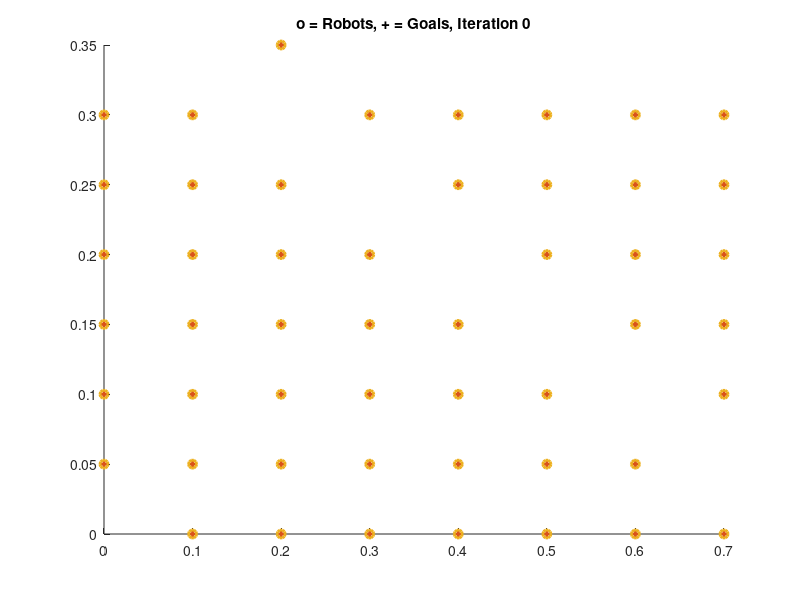

This figure's MATLAB source: (Note: this script raises an error after producing the figure.)
function [Px, Py] = LloydsAlgorithm(Px,Py, crs, numIterations, showPlot)
% LLOYDSALGORITHM runs Lloyd's algorithm on the particles at xy positions 
% (Px,Py) within the boundary polygon crs for numIterations iterations
% showPlot = true will display the results graphically.  
% 
% Lloyd's algorithm starts with an initial distribution of samples or
% points and consists of repeatedly executing one relaxation step:
%   1.  The Voronoi diagram of all the points is computed.
%   2.  Each cell of the Voronoi diagram is integrated and the centroid is computed.
%   3.  Each point is then moved to the centroid of its Voronoi cell.
%
% Inspired by http://www.mathworks.com/matlabcentral/fileexchange/34428-voronoilimit
% Requires the Polybool function of the mapping toolbox to run.
%
% Run with no input to see example.  To initialize a square with 50 robots 
% in left middle, run:
%lloydsAlgorithm(0.01*rand(50,1),zeros(50,1)+1/2, [0,0;0,1;1,1;1,0], 200, true)
%
% Made by: Aaron Becker, atbecker@uh.edu
close all
format compact

% initialize random generator in repeatable fashion
sd = 20;
rng(sd)



if nargin < 1   % demo mode
    showPlot = true;
    numIterations  = 200;
    xrange = 10;  %region size
    yrange = 5;
    n = 50; %number of robots  (changing the number of robots is interesting)

% Generate and Place  n stationary robots
    Px = 0.01*mod(1:n,ceil(sqrt(n)))'*xrange; %start the robots in a small grid
    Py = 0.01*floor((1:n)/sqrt(n))'*yrange;
    
%     Px = 0.1*rand(n,1)*xrange; % place n  robots randomly
%     Py = 0.1*rand(n,1)*yrange;
    
    crs = [ 0, 0;    
        0, yrange;
        1/3*xrange, yrange;  % a world with a narrow passage
        1/3*xrange, 1/4*yrange;
        2/3*xrange, 1/4*yrange;
        2/3*xrange, yrange;
        xrange, yrange;
        xrange, 0];
    
    for i = 1:numel(Px)  
        while ~inpolygon(Px(i),Py(i),crs(:,1),crs(:,2))% ensure robots are inside the boundary
            Px(i) = rand(1,1)*xrange; 
            Py(i) = rand(1,1)*yrange;
        end
    end
else
    xrange = max(crs(:,1));
    yrange = max(crs(:,2));
    n = numel(Px); %number of robots  
end


%%%%%%%%%%%%%%%%%%%%%%%% VISUALIZATION %%%%%%%%%%%%%%%%%%%%%%%%%%%%%%%%%%%%
if showPlot
    verCellHandle = zeros(n,1);
    cellColors = cool(n);
    for i = 1:numel(Px) % color according to
        verCellHandle(i)  = patch(Px(i),Py(i),cellColors(i,:)); % use color i  -- no robot assigned yet
        hold on
    end
    pathHandle = zeros(n,1);    
    %numHandle = zeros(n,1);    
    for i = 1:numel(Px) % color according to
        pathHandle(i)  = plot(Px(i),Py(i),'-','color',cellColors(i,:)*.8);
    %    numHandle(i) = text(Px(i),Py(i),num2str(i));
    end
    goalHandle = plot(Px,Py,'+','linewidth',2);
    currHandle = plot(Px,Py,'o','linewidth',2);
    titleHandle = title(['o = Robots, + = Goals, Iteration ', num2str(0)]);
end
%%%%%%%%%%%%%%%%%%%%%%%% END VISUALIZATION %%%%%%%%%%%%%%%%%%%%%%%%%%%%%%%%

% Iteratively Apply LLYOD's Algorithm
for counter = 1:numIterations

    %[v,c]=VoronoiLimit(Px,Py, crs, false);
    [v,c]=VoronoiBounded(Px,Py, crs);
    
    if showPlot
        set(currHandle,'XData',Px,'YData',Py);%plot current position
        for i = 1:numel(Px) % color according to
            xD = [get(pathHandle(i),'XData'),Px(i)];
            yD = [get(pathHandle(i),'YData'),Py(i)];
            set(pathHandle(i),'XData',xD,'YData',yD);%plot path position
     %       set(numHandle(i),'Position',[ Px(i),Py(i)]);
        end 
    end
    
    for i = 1:numel(c) %calculate the centroid of each cell
        [cx,cy] = PolyCentroid(v(c{i},1),v(c{i},2));
        cx = min(xrange,max(0, cx));
        cy = min(yrange,max(0, cy));
        if ~isnan(cx) && inpolygon(cx,cy,crs(:,1),crs(:,2))
            Px(i) = cx;  %don't update if goal is outside the polygon
            Py(i) = cy;
        end
    end
    
    if showPlot
        for i = 1:numel(c) % update Voronoi cells
            set(verCellHandle(i), 'XData',v(c{i},1),'YData',v(c{i},2));
        end

        set(titleHandle,'string',['o = Robots, + = Goals, Iteration ', num2str(counter,'%3d')]);
        set(goalHandle,'XData',Px,'YData',Py);%plot goal position
        
        axis equal
        axis([0,xrange,0,yrange]);
        drawnow
%         if mod(counter,50) ==0
%             pause
%             %pause(0.1)
%         end
    end
end

function [Cx,Cy] = PolyCentroid(X,Y)
% POLYCENTROID returns the coordinates for the centroid of polygon with vertices X,Y
% The centroid of a non-self-intersecting closed polygon defined by n vertices (x0,y0), (x1,y1), ..., (xn?1,yn?1) is the point (Cx, Cy), where
% In these formulas, the vertices are assumed to be numbered in order of their occurrence along the polygon's perimeter, and the vertex ( xn, yn ) is assumed to be the same as ( x0, y0 ). Note that if the points are numbered in clockwise order the area A, computed as above, will have a negative sign; but the centroid coordinates will be correct even in this case.http://en.wikipedia.org/wiki/Centroid
% A = polyarea(X,Y)

Xa = [X(2:end);X(1)];
Ya = [Y(2:end);Y(1)];

A = 1/2*sum(X.*Ya-Xa.*Y); %signed area of the polygon

Cx = (1/(6*A)*sum((X + Xa).*(X.*Ya-Xa.*Y)));
Cy = (1/(6*A)*sum((Y + Ya).*(X.*Ya-Xa.*Y)));

function [V,C]=VoronoiBounded(x,y, crs)
% VORONOIBOUNDED computes the Voronoi cells about the points (x,y) inside
% the bounding box (a polygon) crs.  If crs is not supplied, an
% axis-aligned box containing (x,y) is used.

bnd=[min(x) max(x) min(y) max(y)]; %data bounds
if nargin < 3
    crs=double([bnd(1) bnd(4);bnd(2) bnd(4);bnd(2) bnd(3);bnd(1) bnd(3);bnd(1) bnd(4)]);
end

rgx = max(crs(:,1))-min(crs(:,1));
rgy = max(crs(:,2))-min(crs(:,2));
rg = max(rgx,rgy);
midx = (max(crs(:,1))+min(crs(:,1)))/2;
midy = (max(crs(:,2))+min(crs(:,2)))/2;

% add 4 additional edges
xA = [x; midx + [0;0;-5*rg;+5*rg]];
yA = [y; midy + [-5*rg;+5*rg;0;0]];

[vi,ci]=voronoin([xA,yA]);

% remove the last 4 cells
C = ci(1:end-4);
V = vi;
% use Polybool to crop the cells
%Polybool for restriction of polygons to domain.

for ij=1:length(C)
        % thanks to http://www.mathworks.com/matlabcentral/fileexchange/34428-voronoilimit
        % first convert the contour coordinate to clockwise order:
        [X2, Y2] = poly2cw(V(C{ij},1),V(C{ij},2));
        [xb, yb] = polybool('intersection',crs(:,1),crs(:,2),X2,Y2);
        ix=nan(1,length(xb));
        for il=1:length(xb)
            if any(V(:,1)==xb(il)) && any(V(:,2)==yb(il))
                ix1=find(V(:,1)==xb(il));
                ix2=find(V(:,2)==yb(il));
                for ib=1:length(ix1)
                    if any(ix1(ib)==ix2)
                        ix(il)=ix1(ib);
                    end
                end
                if isnan(ix(il))==1
                    lv=length(V);
                    V(lv+1,1)=xb(il);
                    V(lv+1,2)=yb(il);
                    ix(il)=lv+1;
                end
            else
                lv=length(V);
                V(lv+1,1)=xb(il);
                V(lv+1,2)=yb(il);
                ix(il)=lv+1;
            end
        end
        C{ij}=ix;
   
end



